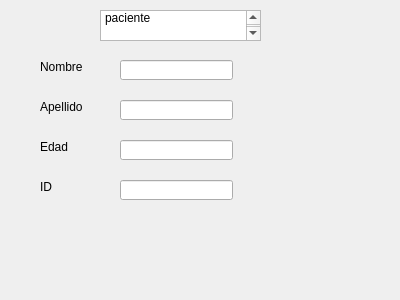
<?xml version="1.0" encoding="UTF-8"?>
<ui version="4.0">
 <class>apellido</class>
 <widget class="QDialog" name="apellido">
  <property name="geometry">
   <rect>
    <x>0</x>
    <y>0</y>
    <width>400</width>
    <height>300</height>
   </rect>
  </property>
  <property name="windowTitle">
   <string>Dialog</string>
  </property>
  <widget class="QLineEdit" name="nombre">
   <property name="geometry">
    <rect>
     <x>120</x>
     <y>60</y>
     <width>113</width>
     <height>20</height>
    </rect>
   </property>
  </widget>
  <widget class="QLabel" name="label">
   <property name="geometry">
    <rect>
     <x>40</x>
     <y>60</y>
     <width>47</width>
     <height>14</height>
    </rect>
   </property>
   <property name="text">
    <string>Nombre</string>
   </property>
  </widget>
  <widget class="QLineEdit" name="lineEdit_2">
   <property name="geometry">
    <rect>
     <x>120</x>
     <y>100</y>
     <width>113</width>
     <height>20</height>
    </rect>
   </property>
  </widget>
  <widget class="QLabel" name="label_2">
   <property name="geometry">
    <rect>
     <x>40</x>
     <y>100</y>
     <width>47</width>
     <height>14</height>
    </rect>
   </property>
   <property name="text">
    <string>Apellido</string>
   </property>
  </widget>
  <widget class="QLineEdit" name="edad">
   <property name="geometry">
    <rect>
     <x>120</x>
     <y>140</y>
     <width>113</width>
     <height>20</height>
    </rect>
   </property>
  </widget>
  <widget class="QLabel" name="label_3">
   <property name="geometry">
    <rect>
     <x>40</x>
     <y>140</y>
     <width>47</width>
     <height>14</height>
    </rect>
   </property>
   <property name="text">
    <string>Edad</string>
   </property>
  </widget>
  <widget class="QLineEdit" name="id">
   <property name="geometry">
    <rect>
     <x>120</x>
     <y>180</y>
     <width>113</width>
     <height>20</height>
    </rect>
   </property>
  </widget>
  <widget class="QLabel" name="label_4">
   <property name="geometry">
    <rect>
     <x>40</x>
     <y>180</y>
     <width>47</width>
     <height>14</height>
    </rect>
   </property>
   <property name="text">
    <string>ID</string>
   </property>
  </widget>
  <widget class="QPlainTextEdit" name="plainTextEdit">
   <property name="geometry">
    <rect>
     <x>100</x>
     <y>10</y>
     <width>161</width>
     <height>31</height>
    </rect>
   </property>
   <property name="plainText">
    <string>Ingrese los datos del paciente</string>
   </property>
  </widget>
 </widget>
 <resources/>
 <connections/>
</ui>
